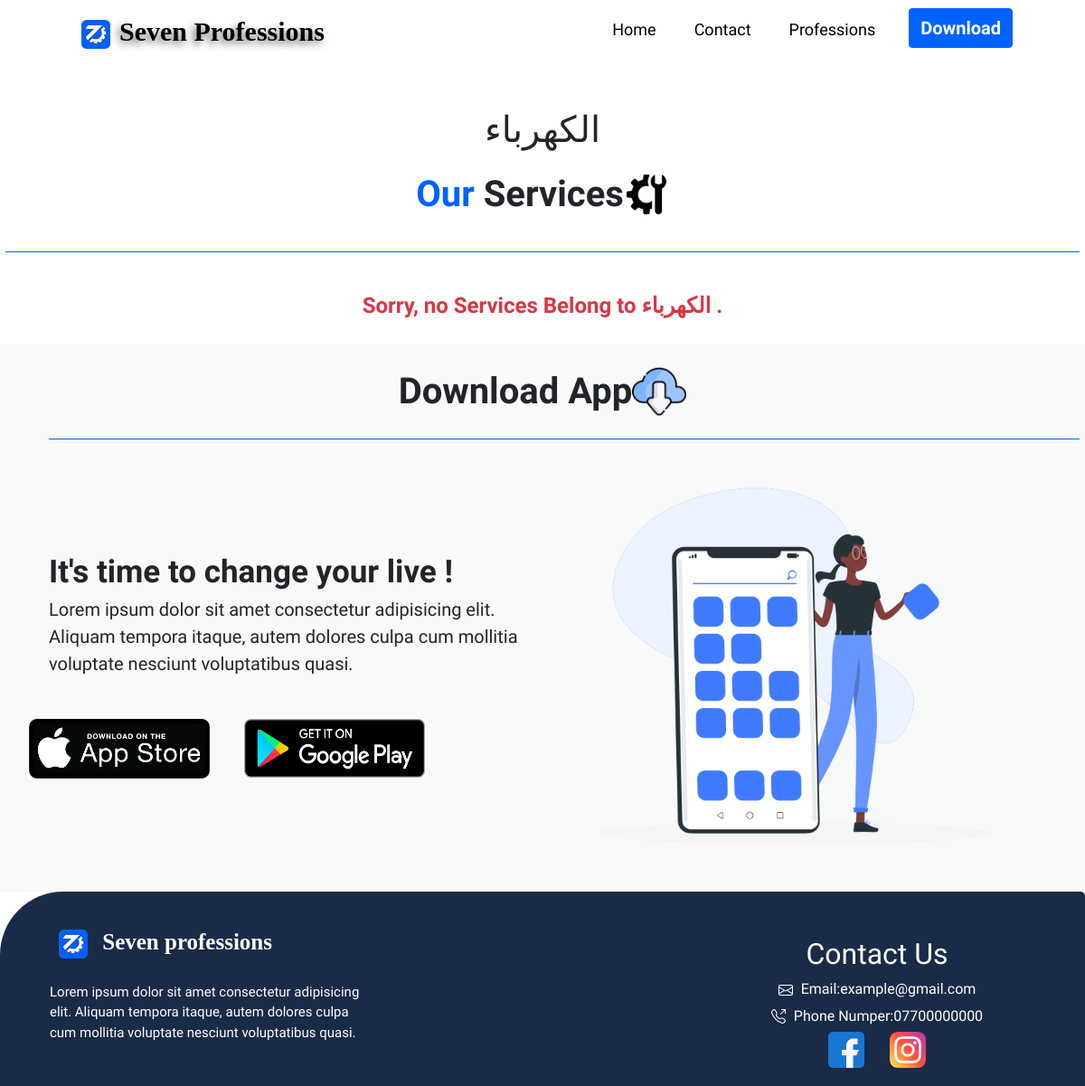
/serviceApp/ShowService/2, run on an earlier commit of the app's database.
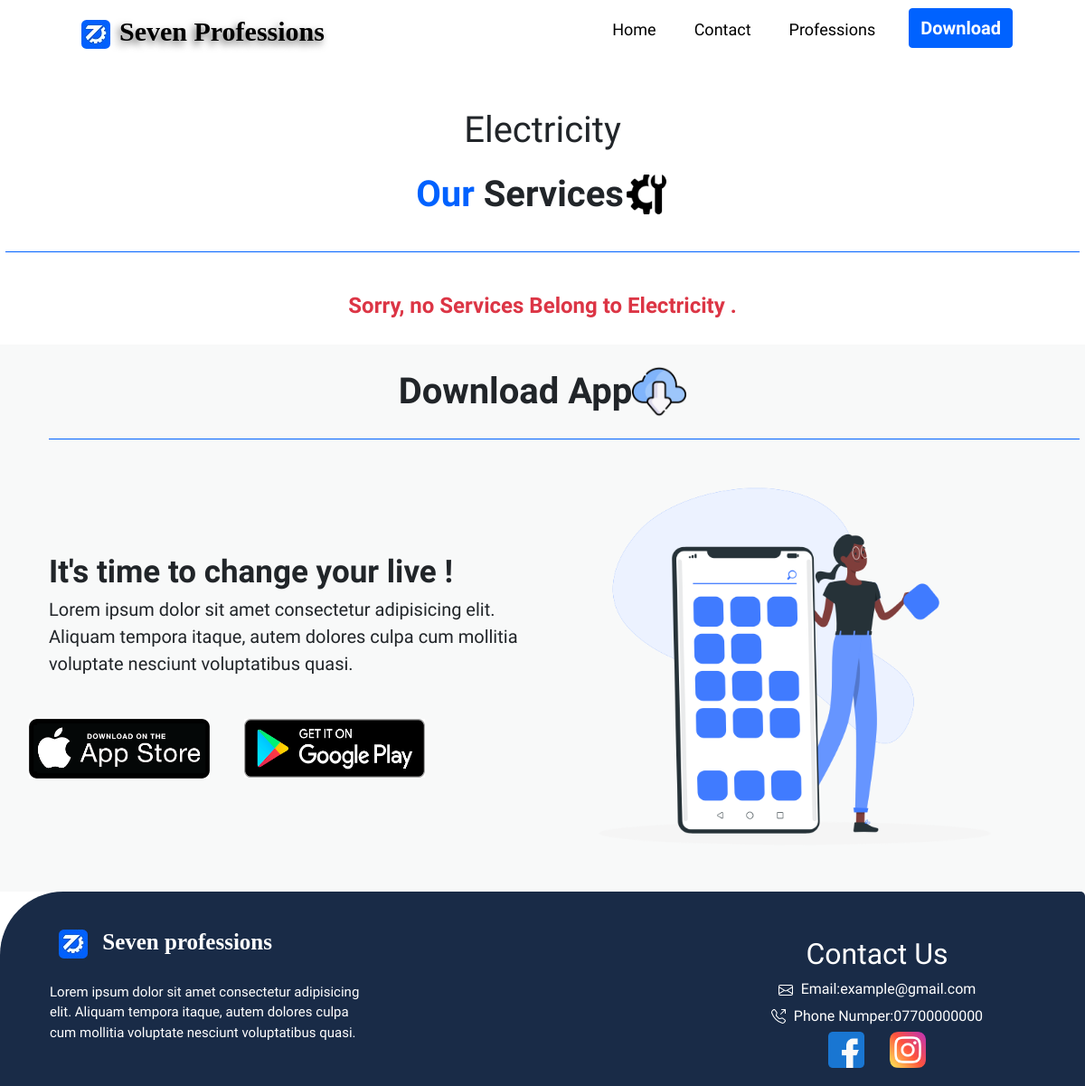
And on a later commit of the database.
### serviceApp/models.py (models this page shows, shortened)
class Category (models.Model):
    cat_name= models.CharField(max_length=250,verbose_name='Category Name')
    cat_image=models.ImageField(upload_to='Category_images/', verbose_name="Category Photo",null=True)
    cat_details=models.TextField(null=True, verbose_name='Category Detail')
    class Meta:
        verbose_name = 'Category'
        verbose_name_plural = 'Categories'

### serviceApp/views.py (the view)
# urls.py: path('ShowService/<id>', views.show_service, name='show-service'),
def show_service(request,id):
    ser_obj=Category.objects.get(id=id)
    service = Service.objects.filter(serv_cat=ser_obj)
    category_list = Category.objects.all()
    return render(request, 'serviceApp/ServiceView.html', {'ser_obj': ser_obj, 'service': service , 'category_list':category_list})

### serviceApp/templates/serviceApp/ServiceView.html
{% extends 'serviceApp/layout/base2.html'%}
{% load static %}
{% block service_content%}
<div class="serviceInfo">
  <h1>{{ser_obj.cat_name}}</h1>
</div>
<h1 class="downloadWorld">
  <span style="color:#0062ff;">Our&nbsp;</span><span>Services</span>
  <img class="img2" src="{% static 'img/repair-tool.png' %}">
</h1>
<hr class="line container title text-center wow fadeIn">
<div class="servicess" >
  <div class="container">
    <div class="slide-container" >
      <div class="slide-content">
        <ul class="cards">
          {%for item in service %}
            <li>
              <a href="#" class="card">
                <img src="{{item.serv_Img.url}}" class="card__image" alt="" />
                <div class="card__overlay">
                  <div class="card__header">
                    <svg class="card__arc" xmlns="http://www.w3.org/2000/svg"><path /></svg>
                    <div class="card__header-text">
                      <h3 class="card__title">{{item.serv_name}}</h3>
                    </div>
                  </div>
                  <p class="card__description">{{item.serv_details}}</p>
                </div>
              </a>
            </li>
          {% empty %}
    <li class="text-center fs-4 fw-bold text-danger">Sorry, no Services Belong to {{ser_obj.cat_name}} .</li>
          {%endfor %}
        </ul>
      </div>
    </div>
  </div>
</div>
{%endblock service_content%}

### serviceApp/templates/serviceApp/layout/base2.html (shortened to what this page needs)
<!doctype html>
<html lang="en" >
  {% load static %}
  {% include 'serviceApp/includes/header.html'%}
  <body >
    {% include 'serviceApp/includes/navbar.html' %}
 <div id="home">
    <div class="servicessh1" id="servicess" style="margin-bottom:60px;">
        {% block service_content%}
        {%endblock service_content%}
    </div>
 </div>
    <section class="section about-2 padding-0 downloadWorld1"  id="download">
      {% include 'serviceApp/includes/download.html' %}
    </section>
    {% include 'serviceApp/includes/footer.html' %}
  </body>
</html>

### serviceApp/templates/serviceApp/includes/header.html (shortened to what this page needs)
{%load static%}
<head>
    <link href="https://cdn.jsdelivr.net/npm/bootstrap@5.2.0-beta1/dist/css/bootstrap.min.css" rel="stylesheet">
    <link href="{% static 'css/style.css' %}" rel="stylesheet"/>
    <link href="{% static 'css/queries.css' %}" rel="stylesheet"/>
    <link rel="stylesheet" href="https://cdnjs.cloudflare.com/ajax/libs/font-awesome/6.1.1/css/all.min.css">
    <link href="{% static 'css/style1.css' %}" rel="stylesheet"/>
    <link rel="stylesheet" href="https://cdnjs.cloudflare.com/ajax/libs/font-awesome/4.7.0/css/font-awesome.min.css">
    <link href="https://www.jqueryscript.net/css/jquerysctipttop.css" rel="stylesheet" type="text/css">
		<link href="https://www.cssscript.com/wp-includes/css/sticky.css" rel="stylesheet" type="text/css">
		<link href="https://cdnjs.cloudflare.com/ajax/libs/normalize/8.0.0/normalize.min.css" rel="stylesheet" type="text/css">
     <link rel='stylesheet' href='https://cdnjs.cloudflare.com/ajax/libs/twitter-bootstrap/5.0.0/css/bootstrap.min.css'>
<link rel='stylesheet' href='https://cdnjs.cloudflare.com/ajax/libs/slick-carousel/1.9.0/slick.css'><link rel="stylesheet" href="{% static 'css/BlogStyle.css' %}">
</head>

### serviceApp/templates/serviceApp/includes/navbar.html (shortened to what this page needs)
{%load static%}
<header>
  <nav>
    <a href="#home" id="logo" style="text-decoration: none;font-family:'Berkshire Swash',cursive !important; text-shadow: -3px 4px 9px rgba(0,0,0,0.6);"><img src="{% static 'img/logo.jpg' %}" class="logoimg">Seven Professions</a>
    <ul id="nav-bar">
      <li>
        <a href="{% url 'index'%}" class="nav-font underline" style="text-decoration: none;" id="#homet">Home</a>
      </li>
      <li>
        <a href="#footer" class="nav-font underline" style="text-decoration: none;" >Contact</a>
      </li>
      <li class="nav-item dropdown">
                <a href="#servicess" class="nav-font underline" style="text-decoration: none;" >Professions</a>
      </li>
      <li>
        <a style="font-weight : bold;font-size:20px;position:relative;top:-0.1px" class="btn btn-outline-primary" href="#download" id="Download">Download</a>
      </li>
    </ul>
  </nav>
</header>

### serviceApp/templates/serviceApp/includes/aboutus.html (shortened to what this page needs)
{%load static%}

### serviceApp/templates/serviceApp/includes/download.html (shortened to what this page needs)
{%load static%}
<div class="container title text-center wow fadeIn" data-wow-duration="1500ms" >
  <span class="downloadWorld">
     <span>Download App</span>
    <img class="img1" src="{% static 'img/cloud.png' %}" style="width:60px">
  </span>
</div>
<div class="container">
  <div class="row">
    <div class="col-md-6 down_section" >
      <div class="content-block">
        <span class="downloadWorld2">It's time to change your live !</span>
        <p class="conteent">Lorem ipsum dolor sit amet consectetur adipisicing elit. Aliquam tempora itaque, autem dolores culpa cum mollitia voluptate nesciunt voluptatibus quasi.</p>
        <div class="appstore">
          <div class="appstore1">
            <a href="https://apps.apple.com/us/app/%D8%B3%D8%A8%D8%B9-%D8%B5%D9%86%D8%A7%D9%8A%D8%B9/id1479107425"> <img class="googleplay" src="{% static 'img/images2.png' %}"></a>
          </div>
          <div class="appstore2">
            <a href="https://play.google.com/store/apps/details?id=com.sevenindustries.iq&hl=ar&gl=US"> <img class="googleplay1" src="{% static 'img/images3.png' %}"></a>
          </div>
        </div>
      </div>
    </div>
    <div class="col-md-6 " style="background: url('{% static 'img/downlogo.png' %}');  background-position: center;
  background-repeat: no-repeat;
  background-size: cover;height: 500px; " >
    </div>
  </div>
</div>

### serviceApp/templates/serviceApp/includes/footer.html (shortened to what this page needs)
{%load static%}
<Footer id="footer" class="padding-0 flex-container" style="background:#192b47;border-top-left-radius:70px;border-top-right-radius:5px;">
<div class="footer" >
<div class="conatainer1">
  <div class="footerBox" >
      <div class="icon">
        <p class="footerp"  style="text-decoration: none;font-family:'Berkshire Swash',cursive !important;">
          <img src="{% static 'img/logo.jpg' %}" class="logoimg">
          Seven professions</p>
      </div>
      <div class="content">
          <p>Lorem ipsum dolor sit amet consectetur adipisicing elit. Aliquam tempora itaque, autem dolores culpa cum mollitia voluptate nesciunt voluptatibus quasi.</p>
      </div>
  </div>
  <div class="footerBox">
    <div class="container title text-center wow fadeIn" data-wow-duration="1500ms" >
      <h2 style="color:#fff;margin-top:30px">Contact Us</h2>
      <h6 style="color:#fff;margin-top:10px">  Email:example@gmail.com</h6>
      <h6 style="color:#fff;margin-top:10px">
         Phone Numper:07700000000</h6>
        <a href="https://www.facebook.com/Seven.Professions/">
          <img style="width:40px" src="{% static 'img/facebook.png' %}"></a>
          <a href="https://www.instagram.com/seven.professions/">
            <img style="width:40px" src="{% static 'img/instagram.png' %}"></a>
  </div>
  </div>
</div>
</div>
</footer>

### serviceApp/templates/serviceApp/includes/scripts.html (shortened to what this page needs)
{% load static %}

### serviceApp/static/css/style.css (style rules this page uses)
* { outline: none; margin:0; padding: 0; box-sizing: border-box; font-family: 'Almarai', sans-serif !important; }
body { font-family: 'Cairo', sans-serif; font-family: 'Noto Serif', serif; }
hr { color: #0062ff; margin-top:0px; margin-bottom:10px; }
header { position: fixed; width: 100%; padding: 0.55rem 5rem; z-index: 1000000; }
.nav-font { font-size: 18px; }
nav { display: flex; justify-content: space-between; align-items: center; }
nav ul { list-style: none; display: flex; gap: 2rem; }
nav a { font-size: 1.3em; position: relative; top: 10px ; }
nav a#logo { color: rgb(0, 0, 0); font-weight: bold; font-size: 30px; position: relative; top: -1px; }
nav ul a { color: rgb(0, 0, 0); padding: 0 5px; }
.underline:after { content: " "; position: absolute; background: #0062ff; height: 3px; width: 0%; left: 0; bottom: -10px; transition: 0.5s; -webkit-transition: 0.5s; -moz-transition: 0.5s; -ms-transition: 0.5s; -o-transition: 0.5s; }
nav a#Download { color: #fff; background: #0062ff; border-color: #0062ff; }
.servicessh1 { position: relative; top:60px; }
.servicessh1 h1 { margin-bottom:0px; }
.servicess { margin:0; display: flex; justify-content: center; align-items: center; min-height: auto; padding:5px; }
.img2 { width: 50px }
.downloadWorld1 { background-color:#f8f9f9; }
.downloadWorld { font-size: 40px; font-weight: 700; word-spacing: normal; padding:22px 15px; display:flex; flex-direction:row; justify-content:center; align-items:center; }
.downloadWorld2 { font-size: 35px; font-weight: 700; }
.line { color: #0062ff; width: 50%; }
.img1 { width: 80px; }
.appstore { display: flex; justify-content: space-evenly; }
.appstore1 { width: 150px; height: 100px; position: relative; right: 100px; }
.appstore2 { width: 150px; height: 100px; position: relative; right: 90px; }
.googleplay { margin-top: 30px; width: 200px; }
.googleplay1 { margin-top: 30px; width: 200px; height: 65px; }
.conteent { font-size:20px }
.footer { margin: 20px; display: flex; justify-content: center; align-items: center; min-height: auto; }
.flex-container { display: flex; justify-content: center; }
.conatainer1 { position: relative; width: 100%; display: flex; justify-content: center; align-items: center; gap: 20px; flex-wrap: wrap; }
.conatainer1 .footerBox { position: relative; width: 350px; height: auto; overflow: hidden; }
.footerp { font-family: 'Merienda', cursive; color:#fff; font-size:25px; font-weight: 700; }
.content { color: #fff; font-size: 15px; }
.logoimg { border: black solid 0px; padding: 10px; border-radius: 30%; }
.serviceInfo { display: flex; justify-content: center; flex-direction: column; align-items: center; padding-top: 5%; }
.down_section { display:flex; flex-direction:column; justify-content:center; align-items:center; }

### serviceApp/static/css/style1.css (style rules this page uses)
.slide-container { width : 100%; }
:root { --surface-color: #fff; --curve: 12; }
.cards { display: grid; grid-template-columns: repeat(auto-fit, minmax(300px, 1fr)); gap: 2rem; padding: 10px; list-style-type: none; margin:10px }

### serviceApp/static/css/BlogStyle.css (style rules this page uses)
* { outline: none; }

What changed in the data, as far as the page shows it:
changed Category: cat_name "الكهرباء" → "Electricity"
